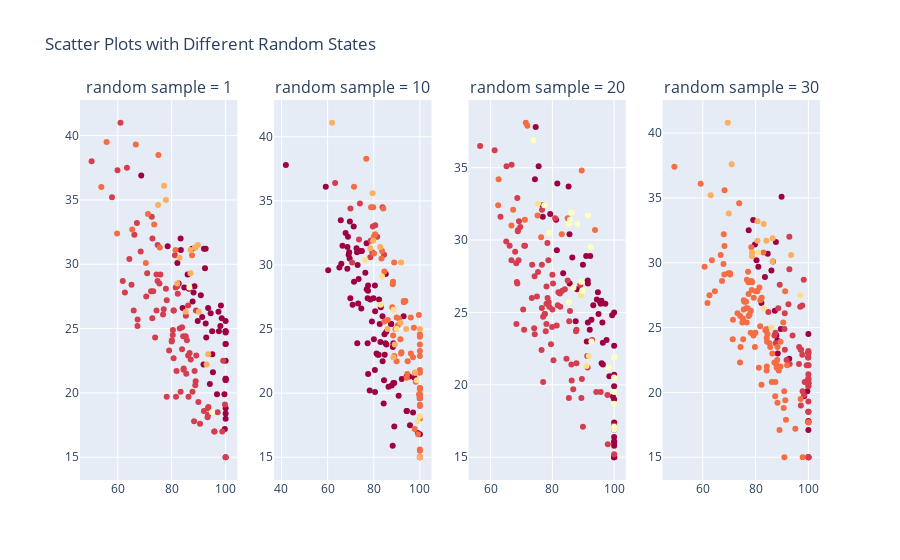

The code cell stored with this chart in its notebook:
### Code cell
random_states = [1, 10, 20, 30]  
fig = make_subplots(rows=1, cols=4, subplot_titles=[f"random sample = {rs}" for rs in random_states])

for i, rs in enumerate(random_states):
    md_r_sample = md.sample(n=1000, random_state=rs).dropna(subset=["Income", "Physical_Activity", "BMI", "Diet_Quality", "Overall_Health_Score"])
    filtered_data = md_r_sample.query("(Physical_Activity == 'Low' | BMI > 30 | Diet_Quality == 'Poor')& Medical_Condition != 'Healthy'")


    scatter = px.scatter(
    filtered_data, y="BMI", x="Overall_Health_Score",
    color="Medical_Condition",
    hover_name="Medical_Condition",
    size_max=10,  
    color_discrete_sequence=px.colors.diverging.Spectral
    )

    for trace in scatter.data:
        fig.add_trace(trace, row=1, col=i + 1)
fig.update_layout(title="Scatter Plots with Different Random States", 
    showlegend=False)


fig.show()

### Figure 1 — Plotly figure (JSON) as saved in the notebook; plotly's stock layout.template omitted (floating-point values rounded to 4 significant figures)
{"data": [{"hovertemplate": "<b>%{hovertext}</b><br><br>Medical_Condition=Cancer<br>Overall_Health_Score=%{x}<br>BMI=%{y}<extra></extra>", "hovertext": ["Cancer", "Cancer", "Cancer", "Cancer", "Cancer", "Cancer", "Cancer", "Cancer", "Cancer", "Cancer", "Cancer", "Cancer", "Cancer", "Cancer", "Cancer", "Cancer", "Cancer", "Cancer", "Cancer", "Cancer", "Cancer", "Cancer", "Cancer", "Cancer", "Cancer", "Cancer", "Cancer", "Cancer", "Cancer", "Cancer", "Cancer", "Cancer", "Cancer", "Cancer", "Cancer", "Cancer", "Cancer", "Cancer", "Cancer", "Cancer", "Cancer", "Cancer", "Cancer", "Cancer", "Cancer", "Cancer", "Cancer", "Cancer", "Cancer", "Cancer", "Cancer", "Cancer"], "legendgroup": "Cancer", "marker": {"color": "rgb(158,1,66)", "symbol": "circle"}, "mode": "markers", "name": "Cancer", "orientation": "v", "showlegend": true, "type": "scatter", "x": [90.8, 100, 98.25, 84.65, 98.05, 92.8, 100, 94.45, 100, 100, 89.65, 100, 93.5, 82.1, 91.95, 91.8, 84.05, 92.6, 98.55, 100, 87.6, 85.9, 88.1, 95.05, 100, 100, 92.6, 82.6, 100, 94.15, 87.75, 97.5, 96.8, 92.35, 95, 83.3, 68.7, 78.5, 100, 86.4, 100, 99.7, 100, 95.3, 88.45, 99.55, 97.35, 100, 83.4, 91.3, 100, 100], "xaxis": "x", "y": [27.6, 18, 26.8, 28.2, 25.2, 24.3, 25.6, 26.2, 21, 21, 25.6, 21.1, 26.6, 30.1, 31.2, 22.2, 26.6, 25.4, 25.8, 24.8, 31.2, 29.2, 27.8, 23, 23.8, 21.1, 31.2, 28.5, 23.8, 20.7, 27.1, 24.8, 19.9, 29.7, 24.8, 32, 36.9, 31.4, 18.4, 28.1, 24.7, 17.2, 15, 21.6, 28.3, 19.9, 26.3, 18.8, 31.1, 25.9, 22.5, 24.8], "yaxis": "y"}, {"hovertemplate": "<b>%{hovertext}</b><br><br>Medical_Condition=Hypertension<br>Overall_Health_Score=%{x}<br>BMI=%{y}<extra></extra>", "hovertext": ["Hypertension", "Hypertension", "Hypertension", "Hypertension", "Hypertension", "Hypertension", "Hypertension", "Hypertension", "Hypertension", "Hypertension", "Hypertension", "Hypertension", "Hypertension", "Hypertension", "Hypertension", "Hypertension", "Hypertension", "Hypertension", "Hypertension", "Hypertension", "Hypertension", "Hypertension", "Hypertension", "Hypertension", "Hypertension", "Hypertension", "Hypertension", "Hypertension", "Hypertension", "Hypertension", "Hypertension", "Hypertension", "Hypertension", "Hypertension", "Hypertension", "Hypertension", "Hypertension", "Hypertension", "Hypertension", "Hypertension", "Hypertension", "Hypertension", "Hypertension", "Hypertension", "Hypertension", "Hypertension", "Hypertension", "Hypertension", "Hypertension", "Hypertension", "Hypertension", "Hypertension", "Hypertension", "Hypertension", "Hypertension", "Hypertension", "Hypertension", "Hypertension", "Hypertension", "Hypertension", "Hypertension", "Hypertension", "Hypertension", "Hypertension", "Hypertension", "Hypertension", "Hypertension", "Hypertension", "Hypertension", "Hypertension", "Hypertension", "Hypertension", "Hypertension", "Hypertension", "Hypertension", "Hypertension", "Hypertension", "Hypertension", "Hypertension", "Hypertension", "Hypertension", "Hypertension", "Hypertension", "Hypertension", "Hypertension"], "legendgroup": "Hypertension", "marker": {"color": "rgb(213,62,79)", "symbol": "circle"}, "mode": "markers", "name": "Hypertension", "orientation": "v", "showlegend": true, "type": "scatter", "x": [87.7, 79.05, 72.6, 80.05, 78.15, 80.45, 72.35, 77.05, 74.75, 93.6, 77.85, 76.8, 61, 89.1, 88.3, 64.3, 85.25, 81.8, 62.65, 65.1, 80.75, 70.55, 86.1, 65.9, 97.05, 91.95, 73.85, 95.85, 57.85, 80.4, 100, 81.6, 81.2, 74.8, 84.4, 50.3, 61.85, 72.8, 83.85, 99.1, 78.15, 93.3, 86.1, 84.25, 88.75, 80.7, 88.9, 95.8, 75.8, 98.75, 63.4, 99.75, 83.85, 89, 93.5, 70.9, 67.1, 74.35, 59.9, 72.85, 68.5, 66.15, 86.25, 75.45, 85.2, 81.5, 84.45, 87.05, 85.65, 90.5, 89.9, 86.65, 83, 93.5, 82.25, 74.35, 73.15, 67.35, 83.3, 85.4, 80, 80.7, 88.5, 82.05, 67.3], "xaxis": "x", "y": [20.1, 23.3, 33.7, 24.1, 27.2, 24.9, 27.9, 26.5, 28.7, 18.9, 28.1, 26.1, 41, 22.9, 17.8, 30.4, 26, 21.7, 27.8, 28.4, 26.4, 27.5, 26.8, 26.4, 18.5, 18.6, 24.3, 17, 35.2, 24.5, 15, 19.7, 30.7, 31.5, 21.8, 38, 28.7, 25.8, 25.1, 22.5, 19.7, 18.1, 22.9, 24.4, 20.6, 22.7, 20.9, 17, 29.2, 17, 37.5, 19.1, 23.4, 26.4, 18.8, 29.3, 33.2, 29.2, 37.3, 32, 31, 32.3, 19.7, 28.5, 24.4, 28.2, 21.9, 22.6, 24.1, 17.6, 19.3, 23.1, 25, 18.3, 27.7, 26.4, 27.9, 25.7, 20.1, 21.5, 24, 26.4, 21.7, 28.3, 25.2], "yaxis": "y"}, {"hovertemplate": "<b>%{hovertext}</b><br><br>Medical_Condition=Obesity<br>Overall_Health_Score=%{x}<br>BMI=%{y}<extra></extra>", "hovertext": ["Obesity", "Obesity", "Obesity", "Obesity", "Obesity", "Obesity", "Obesity", "Obesity", "Obesity", "Obesity", "Obesity", "Obesity"], "legendgroup": "Obesity", "marker": {"color": "rgb(244,109,67)", "symbol": "circle"}, "mode": "markers", "name": "Obesity", "orientation": "v", "showlegend": true, "type": "scatter", "x": [65.35, 70.4, 53.9, 71.2, 81.4, 75.6, 66.7, 55.85, 75.05, 59.75, 73.5, 87.55], "xaxis": "x", "y": [32.7, 30.1, 36, 33.9, 31.1, 31.3, 39.3, 39.5, 38.5, 32.4, 33.1, 30.7], "yaxis": "y"}, {"hovertemplate": "<b>%{hovertext}</b><br><br>Medical_Condition=Diabetes<br>Overall_Health_Score=%{x}<br>BMI=%{y}<extra></extra>", "hovertext": ["Diabetes", "Diabetes", "Diabetes", "Diabetes", "Diabetes", "Diabetes", "Diabetes", "Diabetes", "Diabetes", "Diabetes", "Diabetes", "Diabetes", "Diabetes", "Diabetes"], "legendgroup": "Diabetes", "marker": {"color": "rgb(253,174,97)", "symbol": "circle"}, "mode": "markers", "name": "Diabetes", "orientation": "v", "showlegend": true, "type": "scatter", "x": [88.9, 82.9, 74.95, 90.05, 77.85, 87, 89.7, 85.2, 93.55, 82.1, 86.95, 88.6, 92.95, 77.15], "xaxis": "x", "y": [31.3, 30.5, 34.6, 26.3, 35, 31.1, 31.5, 26.3, 23, 28.5, 29.3, 31.3, 22.2, 36.1], "yaxis": "y"}, {"hovertemplate": "<b>%{hovertext}</b><br><br>Medical_Condition=Arthritis<br>Overall_Health_Score=%{x}<br>BMI=%{y}<extra></extra>", "hovertext": ["Arthritis", "Arthritis"], "legendgroup": "Arthritis", "marker": {"color": "rgb(255,255,191)", "symbol": "circle"}, "mode": "markers", "name": "Arthritis", "orientation": "v", "showlegend": true, "type": "scatter", "x": [86.55, 94.95], "xaxis": "x", "y": [28.2, 18.5], "yaxis": "y"}, {"hovertemplate": "<b>%{hovertext}</b><br><br>Medical_Condition=Hypertension<br>Overall_Health_Score=%{x}<br>BMI=%{y}<extra></extra>", "hovertext": ["Hypertension", "Hypertension", "Hypertension", "Hypertension", "Hypertension", "Hypertension", "Hypertension", "Hypertension", "Hypertension", "Hypertension", "Hypertension", "Hypertension", "Hypertension", "Hypertension", "Hypertension", "Hypertension", "Hypertension", "Hypertension", "Hypertension", "Hypertension", "Hypertension", "Hypertension", "Hypertension", "Hypertension", "Hypertension", "Hypertension", "Hypertension", "Hypertension", "Hypertension", "Hypertension", "Hypertension", "Hypertension", "Hypertension", "Hypertension", "Hypertension", "Hypertension", "Hypertension", "Hypertension", "Hypertension", "Hypertension", "Hypertension", "Hypertension", "Hypertension", "Hypertension", "Hypertension", "Hypertension", "Hypertension", "Hypertension", "Hypertension", "Hypertension", "Hypertension", "Hypertension", "Hypertension", "Hypertension", "Hypertension", "Hypertension", "Hypertension", "Hypertension", "Hypertension", "Hypertension", "Hypertension", "Hypertension", "Hypertension", "Hypertension", "Hypertension", "Hypertension", "Hypertension", "Hypertension", "Hypertension", "Hypertension", "Hypertension", "Hypertension", "Hypertension", "Hypertension", "Hypertension", "Hypertension", "Hypertension", "Hypertension", "Hypertension", "Hypertension", "Hypertension", "Hypertension", "Hypertension", "Hypertension", "Hypertension", "Hypertension"], "legendgroup": "Hypertension", "marker": {"color": "rgb(158,1,66)", "symbol": "circle"}, "mode": "markers", "name": "Hypertension", "orientation": "v", "showlegend": true, "type": "scatter", "x": [95.7, 94.2, 68.6, 78.25, 69.1, 83.8, 76.9, 60.25, 83.05, 74.3, 69.85, 73.25, 90.8, 82.9, 77.5, 68.8, 92.15, 74.6, 78.5, 72.75, 81.8, 80.05, 84.65, 80.5, 97.6, 77.55, 67.8, 85.2, 65.95, 88.9, 86.4, 100, 65.1, 82.3, 79.2, 88.85, 84.75, 100, 71.45, 85.45, 88.5, 76.35, 95.35, 99.1, 94.4, 88.5, 73.45, 80.6, 41.9, 87.55, 80.5, 82.15, 71.3, 77.35, 87.55, 70.85, 88.3, 97.05, 85.05, 92.95, 72.85, 69.55, 66.45, 77.55, 77.35, 87.8, 82.6, 73, 84.45, 59.2, 88.2, 74.85, 83.85, 85.5, 79.85, 84.3, 80.55, 76.95, 72.55, 81.2, 94.2, 68.55, 99.95, 69.35, 69.65, 65.7], "xaxis": "x2", "y": [17.5, 18.6, 31.4, 20.2, 30.8, 26, 31.7, 29.6, 26.7, 31.1, 27.4, 27, 19.8, 24, 28, 32.2, 21.1, 26.6, 27.3, 31, 23, 24.2, 24.6, 28.4, 21.2, 28.4, 32.5, 29.3, 30.1, 17.4, 20.5, 15, 29.8, 27.3, 25.6, 20.8, 23, 16.8, 28.7, 24.8, 20.8, 29.4, 21.3, 16.9, 18.6, 23.9, 28.9, 26.4, 37.8, 25.4, 21.8, 23, 33, 27.4, 25.4, 26.9, 23.6, 18.5, 23.9, 26, 23.9, 30.5, 31.5, 21.5, 23.9, 20.6, 25.4, 30, 21, 36.1, 15.9, 31.1, 22.5, 23.8, 27.4, 19.2, 20.1, 28.1, 31.3, 23.1, 21.3, 29.7, 19.6, 31, 33.4, 33.5], "yaxis": "y2"}, {"hovertemplate": "<b>%{hovertext}</b><br><br>Medical_Condition=Obesity<br>Overall_Health_Score=%{x}<br>BMI=%{y}<extra></extra>", "hovertext": ["Obesity", "Obesity", "Obesity", "Obesity", "Obesity", "Obesity", "Obesity", "Obesity", "Obesity", "Obesity", "Obesity", "Obesity", "Obesity"], "legendgroup": "Obesity", "marker": {"color": "rgb(213,62,79)", "symbol": "circle"}, "mode": "markers", "name": "Obesity", "orientation": "v", "showlegend": true, "type": "scatter", "x": [70.6, 78.65, 73.6, 83.8, 74, 79.4, 79.6, 69.9, 63.25, 84.45, 80.65, 81.5, 78.5], "xaxis": "x2", "y": [30.2, 31.9, 32, 34.5, 34.8, 31, 33, 34.4, 36.4, 30.8, 33.1, 32.2, 30.6], "yaxis": "y2"}, {"hovertemplate": "<b>%{hovertext}</b><br><br>Medical_Condition=Cancer<br>Overall_Health_Score=%{x}<br>BMI=%{y}<extra></extra>", "hovertext": ["Cancer", "Cancer", "Cancer", "Cancer", "Cancer", "Cancer", "Cancer", "Cancer", "Cancer", "Cancer", "Cancer", "Cancer", "Cancer", "Cancer", "Cancer", "Cancer", "Cancer", "Cancer", "Cancer", "Cancer", "Cancer", "Cancer", "Cancer", "Cancer", "Cancer", "Cancer", "Cancer", "Cancer", "Cancer", "Cancer", "Cancer", "Cancer", "Cancer", "Cancer", "Cancer", "Cancer", "Cancer", "Cancer", "Cancer", "Cancer", "Cancer", "Cancer", "Cancer", "Cancer", "Cancer", "Cancer", "Cancer", "Cancer", "Cancer", "Cancer", "Cancer", "Cancer", "Cancer", "Cancer", "Cancer", "Cancer", "Cancer", "Cancer", "Cancer", "Cancer", "Cancer", "Cancer", "Cancer"], "legendgroup": "Cancer", "marker": {"color": "rgb(244,109,67)", "symbol": "circle"}, "mode": "markers", "name": "Cancer", "orientation": "v", "showlegend": true, "type": "scatter", "x": [93.05, 100, 79.75, 97, 100, 100, 91, 86.1, 89.95, 78.85, 83.6, 84.6, 91.55, 94.7, 93, 100, 91.85, 88.85, 94.55, 96.05, 100, 100, 80.6, 71.45, 88.4, 100, 97.9, 88.25, 100, 100, 89.4, 100, 100, 89.9, 97.4, 100, 80, 98.15, 100, 99.2, 83.35, 90.45, 100, 100, 100, 99.55, 88.35, 80.15, 100, 76.75, 100, 98.2, 84.6, 88.9, 93.7, 92, 94.3, 100, 97.75, 88.05, 96.1, 99.6, 84.15], "xaxis": "x2", "y": [27.1, 15, 34.5, 22.8, 22.9, 23.8, 25.8, 25.7, 25.9, 34.5, 31.1, 29.5, 24.2, 22.5, 27.2, 18, 23.1, 30.2, 21.5, 25.9, 19.1, 15.6, 32.4, 36.1, 24.5, 19, 21.6, 28.5, 20.4, 23.3, 25, 19.6, 19.9, 22.5, 25.1, 24.4, 32.2, 21.6, 20.4, 16.8, 30.5, 25.3, 20.3, 24.6, 21.8, 26.1, 28.7, 30.9, 19.9, 38.3, 21.6, 20.9, 25.6, 22.9, 27.2, 23.2, 21.2, 15.5, 17.2, 26.7, 23.1, 19.9, 34.4], "yaxis": "y2"}, {"hovertemplate": "<b>%{hovertext}</b><br><br>Medical_Condition=Diabetes<br>Overall_Health_Score=%{x}<br>BMI=%{y}<extra></extra>", "hovertext": ["Diabetes", "Diabetes", "Diabetes", "Diabetes", "Diabetes", "Diabetes", "Diabetes", "Diabetes", "Diabetes", "Diabetes", "Diabetes", "Diabetes", "Diabetes", "Diabetes"], "legendgroup": "Diabetes", "marker": {"color": "rgb(253,174,97)", "symbol": "circle"}, "mode": "markers", "name": "Diabetes", "orientation": "v", "showlegend": true, "type": "scatter", "x": [85.95, 89.1, 79.5, 82.8, 94.1, 79.75, 88.5, 91.5, 61.9, 100, 100, 91.85, 78.5, 98], "xaxis": "x2", "y": [25, 23.8, 35.6, 31.4, 25, 31.9, 22.8, 25.5, 41.1, 25, 15, 30.2, 31.3, 21.6], "yaxis": "y2"}, {"hovertemplate": "<b>%{hovertext}</b><br><br>Medical_Condition=Arthritis<br>Overall_Health_Score=%{x}<br>BMI=%{y}<extra></extra>", "hovertext": ["Arthritis", "Arthritis", "Arthritis", "Arthritis", "Arthritis", "Arthritis", "Arthritis", "Arthritis"], "legendgroup": "Arthritis", "marker": {"color": "rgb(254,224,139)", "symbol": "circle"}, "mode": "markers", "name": "Arthritis", "orientation": "v", "showlegend": true, "type": "scatter", "x": [99.05, 89.95, 76.4, 88.6, 98.7, 100, 83.6, 82.95], "xaxis": "x2", "y": [17.8, 25, 30.4, 26.5, 21, 18.2, 29.1, 26.9], "yaxis": "y2"}, {"hovertemplate": "<b>%{hovertext}</b><br><br>Medical_Condition=Cancer<br>Overall_Health_Score=%{x}<br>BMI=%{y}<extra></extra>", "hovertext": ["Cancer", "Cancer", "Cancer", "Cancer", "Cancer", "Cancer", "Cancer", "Cancer", "Cancer", "Cancer", "Cancer", "Cancer", "Cancer", "Cancer", "Cancer", "Cancer", "Cancer", "Cancer", "Cancer", "Cancer", "Cancer", "Cancer", "Cancer", "Cancer", "Cancer", "Cancer", "Cancer", "Cancer", "Cancer", "Cancer", "Cancer", "Cancer", "Cancer", "Cancer", "Cancer", "Cancer", "Cancer", "Cancer", "Cancer", "Cancer", "Cancer", "Cancer", "Cancer", "Cancer", "Cancer", "Cancer", "Cancer", "Cancer", "Cancer", "Cancer", "Cancer", "Cancer", "Cancer", "Cancer", "Cancer"], "legendgroup": "Cancer", "marker": {"color": "rgb(158,1,66)", "symbol": "circle"}, "mode": "markers", "name": "Cancer", "orientation": "v", "showlegend": true, "type": "scatter", "x": [81.2, 76.9, 95.9, 92.1, 79.3, 100, 100, 95.95, 100, 92.65, 76.9, 91.15, 100, 96.35, 100, 75.55, 96.2, 99.35, 95.65, 85.25, 91.5, 100, 100, 99.6, 81.45, 91.45, 100, 74.6, 89.9, 94.75, 100, 100, 92.25, 98.45, 100, 95.5, 90.95, 96.35, 87.55, 100, 97.15, 74.35, 85.6, 86.45, 91.5, 100, 83.5, 100, 97.55, 93.25, 85.55, 94.95, 94.4, 81.6, 87.95], "xaxis": "x3", "y": [31.4, 31.6, 25.8, 23.8, 31.8, 16.1, 16, 21.5, 22.7, 24.5, 32.4, 23, 19, 22.9, 25, 35.1, 24.3, 24.8, 25.6, 33.7, 27, 19.9, 15, 19.2, 29.3, 27.2, 16.9, 37.8, 28.3, 26.4, 15.8, 15, 28.9, 20.6, 17.4, 25.7, 28.9, 21.4, 24.4, 16.4, 25.6, 34.2, 27, 28.8, 24.3, 15, 27.7, 20.7, 23.1, 25.5, 30.4, 24.9, 25.9, 33.9, 26.6], "yaxis": "y3"}, {"hovertemplate": "<b>%{hovertext}</b><br><br>Medical_Condition=Hypertension<br>Overall_Health_Score=%{x}<br>BMI=%{y}<extra></extra>", "hovertext": ["Hypertension", "Hypertension", "Hypertension", "Hypertension", "Hypertension", "Hypertension", "Hypertension", "Hypertension", "Hypertension", "Hypertension", "Hypertension", "Hypertension", "Hypertension", "Hypertension", "Hypertension", "Hypertension", "Hypertension", "Hypertension", "Hypertension", "Hypertension", "Hypertension", "Hypertension", "Hypertension", "Hypertension", "Hypertension", "Hypertension", "Hypertension", "Hypertension", "Hypertension", "Hypertension", "Hypertension", "Hypertension", "Hypertension", "Hypertension", "Hypertension", "Hypertension", "Hypertension", "Hypertension", "Hypertension", "Hypertension", "Hypertension", "Hypertension", "Hypertension", "Hypertension", "Hypertension", "Hypertension", "Hypertension", "Hypertension", "Hypertension", "Hypertension", "Hypertension", "Hypertension", "Hypertension", "Hypertension", "Hypertension", "Hypertension", "Hypertension", "Hypertension", "Hypertension", "Hypertension", "Hypertension", "Hypertension", "Hypertension", "Hypertension", "Hypertension", "Hypertension", "Hypertension", "Hypertension", "Hypertension", "Hypertension", "Hypertension", "Hypertension", "Hypertension", "Hypertension", "Hypertension", "Hypertension", "Hypertension", "Hypertension", "Hypertension", "Hypertension", "Hypertension", "Hypertension", "Hypertension", "Hypertension", "Hypertension"], "legendgroup": "Hypertension", "marker": {"color": "rgb(213,62,79)", "symbol": "circle"}, "mode": "markers", "name": "Hypertension", "orientation": "v", "showlegend": true, "type": "scatter", "x": [95.65, 68.8, 66.8, 78.1, 70.9, 69.2, 71.15, 75, 82.45, 74.1, 76.6, 89.4, 63.2, 89.9, 70.55, 87.8, 77, 69.6, 68.35, 68.9, 61.3, 92.85, 73.35, 89.55, 66.75, 74.25, 77.6, 79.55, 81.95, 68.5, 67.95, 81.4, 85.35, 78.1, 65.05, 91.3, 91.4, 78.7, 84.55, 80.2, 68.3, 77, 66.15, 68.65, 82.55, 80, 85.45, 80.35, 100, 76.5, 80, 70.85, 87.8, 83.2, 89.05, 79.9, 77.85, 86.75, 74.3, 86.15, 77.5, 97.85, 69.05, 76.6, 100, 81.75, 73.45, 85.7, 76.65, 97.95, 79, 78.8, 75.35, 65.15, 86.25, 80.9, 78.05, 78.45, 84.05, 56.6, 78.4, 68.65, 84.95, 87.65, 94.2], "xaxis": "x3", "y": [19.5, 30.6, 35.2, 25.6, 29.6, 31.3, 29.6, 26.1, 26.3, 23.9, 25.3, 19.1, 31.6, 17.1, 25.2, 21.5, 20.2, 30.9, 24.2, 30.7, 36.2, 23.1, 26, 20.4, 28.6, 27.5, 24.9, 22.8, 26.4, 27.1, 29.2, 24.1, 19.1, 26.8, 29.9, 22, 21.2, 28.6, 21.8, 27, 28.4, 24.7, 29.6, 32.9, 25.4, 25.2, 24.4, 21.7, 17.2, 22.4, 27.6, 23.8, 23.8, 26.5, 26.9, 24, 23.7, 19.7, 23.5, 21.4, 24.9, 19.3, 28.6, 28.3, 15.2, 25.5, 28.3, 25.1, 32.1, 15.9, 25.4, 25.7, 27.8, 35.1, 20.3, 31.5, 24.2, 26, 26.6, 36.5, 29.8, 27, 27.2, 23.7, 19.5], "yaxis": "y3"}, {"hovertemplate": "<b>%{hovertext}</b><br><br>Medical_Condition=Obesity<br>Overall_Health_Score=%{x}<br>BMI=%{y}<extra></extra>", "hovertext": ["Obesity", "Obesity", "Obesity", "Obesity", "Obesity", "Obesity", "Obesity", "Obesity", "Obesity", "Obesity", "Obesity", "Obesity", "Obesity"], "legendgroup": "Obesity", "marker": {"color": "rgb(244,109,67)", "symbol": "circle"}, "mode": "markers", "name": "Obesity", "orientation": "v", "showlegend": true, "type": "scatter", "x": [67.3, 62.6, 71.9, 83.05, 71.1, 66.75, 84.95, 75.2, 71.4, 89.5, 93.8, 76.35, 62.45], "xaxis": "x3", "y": [32.1, 34.2, 37.9, 30.4, 31.4, 31, 31.5, 31.7, 38.1, 34.8, 30.7, 30.2, 32.4], "yaxis": "y3"}, {"hovertemplate": "<b>%{hovertext}</b><br><br>Medical_Condition=Arthritis<br>Overall_Health_Score=%{x}<br>BMI=%{y}<extra></extra>", "hovertext": ["Arthritis", "Arthritis", "Arthritis", "Arthritis"], "legendgroup": "Arthritis", "marker": {"color": "rgb(254,224,139)", "symbol": "circle"}, "mode": "markers", "name": "Arthritis", "orientation": "v", "showlegend": true, "type": "scatter", "x": [91.8, 91.05, 89.25, 75.35], "xaxis": "x3", "y": [22, 21.3, 26.2, 32.5], "yaxis": "y3"}, {"hovertemplate": "<b>%{hovertext}</b><br><br>Medical_Condition=Diabetes<br>Overall_Health_Score=%{x}<br>BMI=%{y}<extra></extra>", "hovertext": ["Diabetes", "Diabetes", "Diabetes", "Diabetes", "Diabetes", "Diabetes", "Diabetes", "Diabetes", "Diabetes", "Diabetes", "Diabetes", "Diabetes", "Diabetes", "Diabetes", "Diabetes", "Diabetes", "Diabetes", "Diabetes", "Diabetes", "Diabetes", "Diabetes"], "legendgroup": "Diabetes", "marker": {"color": "rgb(255,255,191)", "symbol": "circle"}, "mode": "markers", "name": "Diabetes", "orientation": "v", "showlegend": true, "type": "scatter", "x": [86.2, 100, 100, 85.3, 91.55, 98.3, 77.35, 85.75, 100, 73.85, 85.35, 78.9, 89.35, 100, 100, 92.65, 92.35, 100, 86.85, 88.15, 89.65], "xaxis": "x3", "y": [31.9, 16.9, 20.5, 25.7, 31.7, 21.2, 32.4, 31.4, 18.7, 36.9, 31.1, 30.5, 27.1, 17.1, 21.9, 23, 29.5, 19.5, 26.7, 31.1, 26.5], "yaxis": "y3"}, {"hovertemplate": "<b>%{hovertext}</b><br><br>Medical_Condition=Diabetes<br>Overall_Health_Score=%{x}<br>BMI=%{y}<extra></extra>", "hovertext": ["Diabetes", "Diabetes", "Diabetes", "Diabetes", "Diabetes", "Diabetes", "Diabetes", "Diabetes", "Diabetes", "Diabetes", "Diabetes", "Diabetes", "Diabetes", "Diabetes", "Diabetes", "Diabetes", "Diabetes", "Diabetes", "Diabetes", "Diabetes", "Diabetes", "Diabetes", "Diabetes", "Diabetes", "Diabetes", "Diabetes", "Diabetes", "Diabetes", "Diabetes", "Diabetes"], "legendgroup": "Diabetes", "marker": {"color": "rgb(158,1,66)", "symbol": "circle"}, "mode": "markers", "name": "Diabetes", "orientation": "v", "showlegend": true, "type": "scatter", "x": [87.3, 86.55, 77.4, 100, 100, 100, 100, 100, 98.4, 83.55, 100, 79.75, 92.75, 81.05, 99.6, 80.35, 88.25, 84.6, 100, 87.85, 88.4, 100, 99.95, 89.55, 89.85, 79.1, 92.1, 82.2, 87.7, 86], "xaxis": "x4", "y": [26.3, 30.1, 32.5, 21, 15, 20.7, 24.5, 18.5, 19.7, 28.9, 17.8, 31.4, 22.6, 29.7, 20.1, 30.2, 24, 30.7, 17.1, 24.4, 23, 15, 23.1, 24.9, 35.1, 33.3, 22.5, 26.9, 31.6, 29.4], "yaxis": "y4"}, {"hovertemplate": "<b>%{hovertext}</b><br><br>Medical_Condition=Cancer<br>Overall_Health_Score=%{x}<br>BMI=%{y}<extra></extra>", "hovertext": ["Cancer", "Cancer", "Cancer", "Cancer", "Cancer", "Cancer", "Cancer", "Cancer", "Cancer", "Cancer", "Cancer", "Cancer", "Cancer", "Cancer", "Cancer", "Cancer", "Cancer", "Cancer", "Cancer", "Cancer", "Cancer", "Cancer", "Cancer", "Cancer", "Cancer", "Cancer", "Cancer", "Cancer", "Cancer", "Cancer", "Cancer", "Cancer", "Cancer", "Cancer", "Cancer", "Cancer", "Cancer", "Cancer", "Cancer", "Cancer", "Cancer", "Cancer", "Cancer", "Cancer", "Cancer", "Cancer"], "legendgroup": "Cancer", "marker": {"color": "rgb(213,62,79)", "symbol": "circle"}, "mode": "markers", "name": "Cancer", "orientation": "v", "showlegend": true, "type": "scatter", "x": [97.7, 97.15, 89.15, 98.35, 100, 92.9, 100, 97.8, 91.1, 99.35, 94, 100, 100, 88.6, 100, 97.65, 100, 97.25, 100, 96.9, 100, 100, 96.45, 100, 98.25, 100, 92.8, 100, 92.8, 91.75, 96.5, 98.6, 100, 90.95, 100, 100, 87.15, 87.55, 87.65, 100, 100, 84.85, 97.1, 92.45, 91.05, 99.85], "xaxis": "x4", "y": [22.9, 19, 28.3, 19.8, 19.3, 22.2, 22.7, 20.1, 23.3, 22.1, 24.4, 20.5, 23.2, 26.5, 21.4, 26.7, 18.5, 23.3, 17.7, 26.6, 23, 20.7, 22.2, 22.1, 28.7, 20.8, 32, 17.7, 29.5, 22.5, 23.5, 20.8, 20.5, 24.9, 15, 22.1, 24.4, 24.6, 23.8, 21.1, 15, 26.2, 23.3, 26.8, 26.1, 22.7], "yaxis": "y4"}, {"hovertemplate": "<b>%{hovertext}</b><br><br>Medical_Condition=Hypertension<br>Overall_Health_Score=%{x}<br>BMI=%{y}<extra></extra>", "hovertext": ["Hypertension", "Hypertension", "Hypertension", "Hypertension", "Hypertension", "Hypertension", "Hypertension", "Hypertension", "Hypertension", "Hypertension", "Hypertension", "Hypertension", "Hypertension", "Hypertension", "Hypertension", "Hypertension", "Hypertension", "Hypertension", "Hypertension", "Hypertension", "Hypertension", "Hypertension", "Hypertension", "Hypertension", "Hypertension", "Hypertension", "Hypertension", "Hypertension", "Hypertension", "Hypertension", "Hypertension", "Hypertension", "Hypertension", "Hypertension", "Hypertension", "Hypertension", "Hypertension", "Hypertension", "Hypertension", "Hypertension", "Hypertension", "Hypertension", "Hypertension", "Hypertension", "Hypertension", "Hypertension", "Hypertension", "Hypertension", "Hypertension", "Hypertension", "Hypertension", "Hypertension", "Hypertension", "Hypertension", "Hypertension", "Hypertension", "Hypertension", "Hypertension", "Hypertension", "Hypertension", "Hypertension", "Hypertension", "Hypertension", "Hypertension", "Hypertension", "Hypertension", "Hypertension", "Hypertension", "Hypertension", "Hypertension", "Hypertension", "Hypertension", "Hypertension", "Hypertension", "Hypertension", "Hypertension", "Hypertension", "Hypertension", "Hypertension", "Hypertension", "Hypertension", "Hypertension", "Hypertension", "Hypertension", "Hypertension", "Hypertension", "Hypertension", "Hypertension", "Hypertension", "Hypertension", "Hypertension", "Hypertension", "Hypertension", "Hypertension", "Hypertension"], "legendgroup": "Hypertension", "marker": {"color": "rgb(244,109,67)", "symbol": "circle"}, "mode": "markers", "name": "Hypertension", "orientation": "v", "showlegend": true, "type": "scatter", "x": [84.2, 88.3, 80.7, 74.2, 86.15, 68.15, 68.2, 59.2, 79.2, 76.7, 78.2, 95.05, 88.2, 80.1, 61.8, 75.3, 67.85, 70.35, 66.8, 75.15, 78.55, 77.7, 76.4, 64.6, 82.95, 100, 89.45, 62.55, 88.8, 97.05, 87.5, 91.5, 90.9, 71.45, 75.3, 97.85, 69.7, 86.35, 76.65, 77.35, 73.15, 85.55, 81.25, 88.3, 74.3, 49.25, 91.25, 90.65, 71.35, 77.05, 82.25, 91.2, 81.45, 76.4, 79.95, 84.5, 70.35, 85.3, 81.8, 84.25, 90.5, 78.4, 79.75, 77.35, 78.7, 89.45, 75.5, 90.85, 83.7, 73.8, 63.45, 88, 77.3, 78.15, 87.15, 87.45, 84.2, 84.2, 67.3, 87.95, 91.95, 89.05, 82.3, 75.75, 79.3, 78.45, 67.95, 74.1, 60.7, 68.25, 75.55, 81.75, 75, 84.35, 77.15], "xaxis": "x4", "y": [24.2, 23.5, 27.8, 25.9, 20.8, 29.1, 31.3, 36.1, 24.4, 28.7, 26.3, 17.2, 22.5, 27.8, 26.9, 24.1, 29.9, 29.2, 30.6, 25.7, 27.9, 26, 26.5, 27.8, 30.8, 17.7, 23.9, 27.5, 21.7, 19.5, 20.8, 17.9, 15, 25.6, 25.5, 15, 29.2, 23, 25.4, 27.6, 26.1, 23.5, 21.9, 19.2, 23.5, 37.4, 19.4, 18.8, 24.1, 26.5, 20.6, 27.8, 28.1, 27, 24.6, 24.5, 29.1, 23.8, 27.1, 22, 25.4, 31.2, 23.5, 25.9, 28.5, 22, 26.4, 20.1, 24.8, 34.6, 30.2, 21.9, 28.5, 24.6, 22.3, 19.7, 24.9, 21.7, 28.6, 22.1, 22.1, 17.1, 27.3, 27, 27.3, 28.6, 32.2, 22.3, 29.7, 35.6, 27.1, 25.1, 25.4, 23.9, 29.3], "yaxis": "y4"}, {"hovertemplate": "<b>%{hovertext}</b><br><br>Medical_Condition=Obesity<br>Overall_Health_Score=%{x}<br>BMI=%{y}<extra></extra>", "hovertext": ["Obesity", "Obesity", "Obesity", "Obesity", "Obesity", "Obesity", "Obesity", "Obesity", "Obesity", "Obesity", "Obesity", "Obesity", "Obesity"], "legendgroup": "Obesity", "marker": {"color": "rgb(253,174,97)", "symbol": "circle"}, "mode": "markers", "name": "Obesity", "orientation": "v", "showlegend": true, "type": "scatter", "x": [83.1, 78.65, 78.65, 63, 86.45, 70.95, 84.1, 80.75, 69.85, 80.7, 86.45, 69.5, 93.45], "xaxis": "x4", "y": [33, 30.8, 30.5, 35.2, 31.9, 37.6, 31.7, 33.2, 33.8, 31.7, 30.1, 40.8, 30.6], "yaxis": "y4"}, {"hovertemplate": "<b>%{hovertext}</b><br><br>Medical_Condition=Arthritis<br>Overall_Health_Score=%{x}<br>BMI=%{y}<extra></extra>", "hovertext": ["Arthritis", "Arthritis", "Arthritis", "Arthritis"], "legendgroup": "Arthritis", "marker": {"color": "rgb(254,224,139)", "symbol": "circle"}, "mode": "markers", "name": "Arthritis", "orientation": "v", "showlegend": true, "type": "scatter", "x": [96.9, 83.1, 86, 80.9], "xaxis": "x4", "y": [27.5, 26.5, 25, 30.8], "yaxis": "y4"}], "layout": {"annotations": [{"font": {"size": 16}, "showarrow": false, "text": "random sample = 1", "x": 0.1062, "xanchor": "center", "xref": "paper", "y": 1, "yanchor": "bottom", "yref": "paper"}, {"font": {"size": 16}, "showarrow": false, "text": "random sample = 10", "x": 0.3688, "xanchor": "center", "xref": "paper", "y": 1, "yanchor": "bottom", "yref": "paper"}, {"font": {"size": 16}, "showarrow": false, "text": "random sample = 20", "x": 0.6313, "xanchor": "center", "xref": "paper", "y": 1, "yanchor": "bottom", "yref": "paper"}, {"font": {"size": 16}, "showarrow": false, "text": "random sample = 30", "x": 0.8938, "xanchor": "center", "xref": "paper", "y": 1, "yanchor": "bottom", "yref": "paper"}], "showlegend": false, "title": {"text": "Scatter Plots with Different Random States"}, "xaxis": {"anchor": "y", "domain": [0, 0.2125]}, "xaxis2": {"anchor": "y2", "domain": [0.2625, 0.475]}, "xaxis3": {"anchor": "y3", "domain": [0.525, 0.7375]}, "xaxis4": {"anchor": "y4", "domain": [0.7875, 1]}, "yaxis": {"anchor": "x", "domain": [0, 1]}, "yaxis2": {"anchor": "x2", "domain": [0, 1]}, "yaxis3": {"anchor": "x3", "domain": [0, 1]}, "yaxis4": {"anchor": "x4", "domain": [0, 1]}}}
